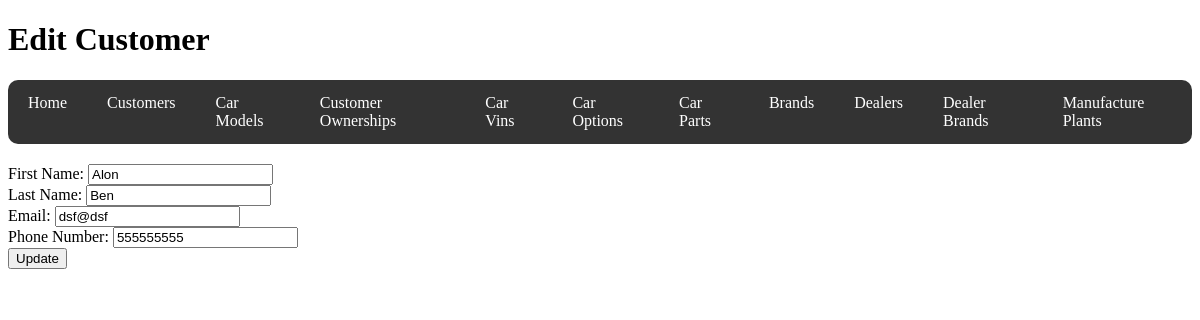
Screenshot of /customer/1 with the database file from the repository.
### code/models.py (models this page shows)
class Customer(db.Model):
    __tablename__ = "Customers"
    customer_id = db.Column(db.Integer, primary_key=True)
    first_name = db.Column(db.String(50))
    last_name = db.Column(db.String(50))
    gender = db.Column(db.String(6))
    household_income = db.Column(db.Integer)
    birthdate = db.Column(db.Date)
    phone_number = db.Column(db.String(10))
    email = db.Column(db.String(128))
    ownerships = db.relationship(
        "CustomerOwnership", back_populates="customer", cascade="all, delete-orphan"
    )

### code/routes/customers.py (the view, shortened to what this page needs)
@customers_bp.route("/customer/<int:customer_id>", methods=["GET", "POST"])
def view_customer(customer_id):
    customer = Customer.query.get_or_404(customer_id)
    return render_template("customer_form.html", customer=customer)

### code/templates/customer_form.html (shortened to what this page needs)
{% extends 'base.html' %}  {% block header %}
<h1>{% if customer %}Edit{% else %}New{% endif %} Customer</h1>
{% endblock %} {% block content %}
<form
  action="{% if customer %}{{ url_for('customers.view_customer', customer_id=customer.customer_id) }}{% else %}{{ url_for('customers.new_customer') }}{% endif %}"
  method="POST"
>
  <label for="first_name">First Name:</label>
  <input
    type="text"
    id="first_name"
    name="first_name"
    value="{{ customer.first_name if customer else '' }}"
    required
  /><br />
  <label for="last_name">Last Name:</label>
  <input
    type="text"
    id="last_name"
    name="last_name"
    value="{{ customer.last_name if customer else '' }}"
    required
  /><br />
  <label for="email">Email:</label>
  <input
    type="email"
    id="email"
    name="email"
    value="{{ customer.email if customer else '' }}"
    required
  /><br />
  <label for="phone_number">Phone Number:</label>
  <input
    type="text"
    id="phone_number"
    name="phone_number"
    value="{{ customer.phone_number if customer else '' }}"
  /><br />
  <button type="submit">
    {% if customer %}Update{% else %}Create{% endif %}
  </button>
</form>
{% endblock %}

### code/templates/base.html (shortened to what this page needs)
<!DOCTYPE html>
<html lang="en">
  <head>
  </head>
  <body>
    <div class="header">{% block header %}{% endblock %}</div>
    {% include '_navbar.html' %}
    <div class="content">{% block content %}{% endblock %}</div>
  </body>
</html>

### code/templates/_navbar.html
<nav>
  <ul>
    <li><a href="{{ url_for('home') }}">Home</a></li>
    <li><a href="{{ url_for('customers.customers') }}">Customers</a></li>
    <li><a href="{{ url_for('carmodels.car_models') }}">Car Models</a></li>
    <li>
      <a href="{{ url_for('ownerships.customer_ownerships') }}"
        >Customer Ownerships</a
      >
    </li>
    <li><a href="{{ url_for('carvins.car_vins') }}">Car Vins</a></li>
    <li><a href="{{ url_for('caroptions.car_options') }}">Car Options</a></li>
    <li><a href="{{ url_for('carparts.car_parts') }}">Car Parts</a></li>
    <li><a href="{{ url_for('brands.brands') }}">Brands</a></li>
    <li><a href="{{ url_for('dealers.dealers') }}">Dealers</a></li>
    <li>
      <a href="{{ url_for('dealerbrands.dealer_brands') }}">Dealer Brands</a>
    </li>
    <li>
      <a href="{{ url_for('manufactureplants.manufacture_plants') }}"
        >Manufacture Plants</a
      >
    </li>
  </ul>
</nav>

### code/templates/base.html (style rules this page uses)
nav ul { list-style-type: none; padding: 0; margin: 0; display: flex; justify-content: flex-start; background-color: #333; border-radius: 10px; }
nav ul li { margin: 0; padding: 0; }
nav ul li a { display: block; padding: 14px 20px; text-decoration: none; color: white; border-radius: 10px; }
nav { margin-bottom: 20px; }

### rows the page displays
Customer: first_name "Alon", last_name "Ben", email "dsf@dsf", phone_number "555555555"
